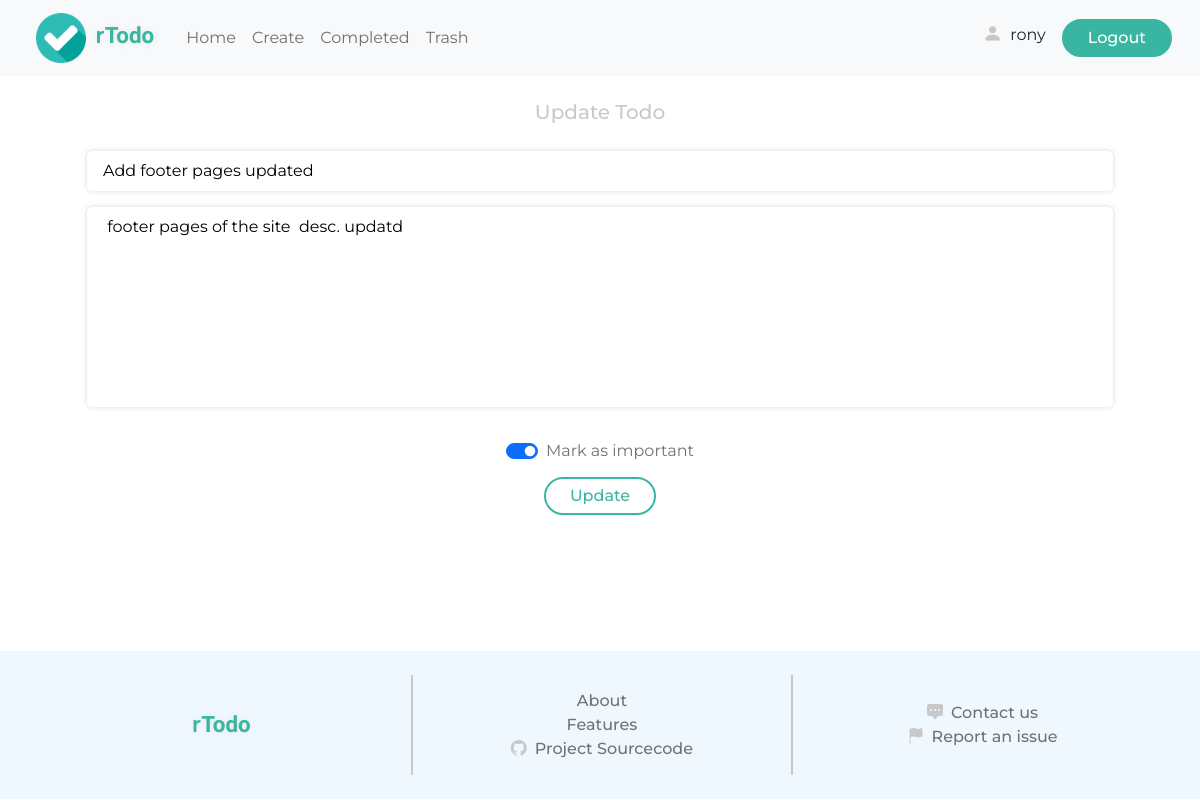
The app's page /edit/1 (signed in) with its own data.
### todo/models.py (models this page shows, shortened)
class Todo(models.Model):
    user = models.ForeignKey(User, on_delete=models.CASCADE)
    title = models.CharField(max_length=100)
    description = models.CharField(max_length=250, blank=True, null=True)
    added = models.DateTimeField(auto_now_add=True)
    completed = models.DateTimeField(blank=True, null=True)
    important = models.BooleanField(default=False)
    complete = models.BooleanField(default=False)
    trashed = models.BooleanField(default=False)

### todo/views.py (the view, shortened to what this page needs)
# urls.py: path('edit/<int:pk>', views.edit_todo, name="edit"),
@login_required
def edit_todo(request, pk):
    try:
        todo = Todo.objects.get(pk=pk)
    except Todo.DoesNotExist:
        return HttpResponse('Non existing todo cannot be updated')
    if request.method == "GET":
        if todo.user != request.user:
            return HttpResponse('Unauthorized')
        else:
            context = {}
            context['username'] = request.user.username
            context['todo'] = todo
            return render(request, 'todo/update.html', context=context)

### todo/templates/todo/update.html (shortened to what this page needs)
<!DOCTYPE html>
<html lang="en">
<head> {% load static %}
    <link href="https://cdn.jsdelivr.net/npm/bootstrap@5.2.0-beta1/dist/css/bootstrap.min.css" rel="stylesheet">
    <link rel="stylesheet" href="https://cdn.jsdelivr.net/npm/bootstrap-icons@1.8.3/font/bootstrap-icons.css">
    <link rel="stylesheet" href="{% static 'styles/style.css' %}">
</head>
<body>
    <header>
      <nav class="navbar navbar-expand-md bg-light">
          <div class="container-fluid">
            <a class="navbar-brand d-block ms-4 me-4" href="{% url 'home' %}">
                <img src="{% static 'images/checked.png' %}" alt="">
                <span class="site-title ms-1"> <span class="r">r</span>Todo</span>
            </a>
            <div class="collapse navbar-collapse" id="navbarSupportedContent">
              <ul class="navbar-nav me-auto mb-2 mb-lg-0">
                <li class="nav-item">
                  <a class="nav-link" aria-current="page" href="{% url 'todos' %}">Home</a>
                </li>
                <li class="nav-item">
                  <a class="nav-link" href="{% url 'create' %}">Create</a>
                </li>
                <li class="nav-item">
                  <a class="nav-link" href="{% url 'completed' %}">Completed</a>
                </li>
                <li class="nav-item">
                  <a class="nav-link" href="{% url 'trashed' %}">Trash</a>
                </li>
              </ul>
              <div class="d-flex account me-3">
                  <div class="profile me-3">
                      <i class="bi bi-person-fill me-1"></i>
                      <a href="{% url 'stats' %}">{{ username }}</a>
                  </div>
                  <form action="{% url 'logout' %}">
                      <input type="submit" value="Logout" class="btn-1">
                  </form>
              </div>
            </div>
          </div>
      </nav>
    </header>
    <div class="main-container">
      <div class="active-info">
        <div class="h5">Update Todo</div>
      </div>
      <div class="form-container">
        <form action="{% url 'edit' todo.id %}" method="POST"> {% csrf_token %}
          <input type="text" class="textinput" name="title" placeholder="Enter title" value="{{ todo.title }}">
          {% if todo.description %}
          <textarea name="description" class="textinput" placeholder="Todo description"> {{ todo.description }} </textarea>
          {% else %}
          <textarea name="description" class="textinput" placeholder="Todo description"></textarea>
          {% endif %}
          <div class="form-check form-switch">
            {% if todo.important %}
            <input class="form-check-input" name="important" type="checkbox" role="switch" id="flexSwitchCheckDefault" checked="">
            {% else %}
            <input class="form-check-input" name="important" type="checkbox" role="switch" id="flexSwitchCheckDefault">
            {% endif %}
            <label class="form-check-label" for="flexSwitchCheckDefault">Mark as important</label>
          </div>
          <input type="submit" value="Update" class="btn-2">
        </form>
      </div>
    </div>
    <footer>
        <div class="upper">
            <div class="col-1">
                <div class="site-title">
                    <span class="r">r</span>Todo
                </div>
            </div>
            <div class="vl"></div>
            <div class="col-2">
                <a href="#">About</a>
                <a href="#">Features</a>
                <a href="#"><i class="bi bi-github"></i>Project Sourcecode</a>
            </div>
            <div class="vl"></div>
            <div class="col-3">
                <a href="#"><i class="bi bi-chat-square-dots-fill"></i>Contact us</a>
                <a href="#"><i class="bi bi-flag-fill"></i>Report an issue</a>
            </div>
        </div>
    </footer>
</body>
</html>

### static/styles/style.css (style rules this page uses)
@media screen and (min-width: 768px) { body .main-container { margin: 1.5em 5%; } }
* { -webkit-box-sizing: border-box; box-sizing: border-box; font-family: 'Montserrat', sans-serif; }
body header .navbar .navbar-brand img { width: 50px; }
body header .navbar .account .profile i { color: #c7c7c7; font-size: 1.2rem; }
body header .navbar .account .profile a { text-decoration: none; color: inherit; }
body .main-container { min-height: calc(100vh - 273px); display: -webkit-box; display: -ms-flexbox; display: flex; -webkit-box-orient: vertical; -webkit-box-direction: normal; -ms-flex-direction: column; flex-direction: column; justify-items: center; -webkit-box-align: center; -ms-flex-align: center; align-items: center; color: #727272; }
body .main-container .active-info { margin-bottom: 1.2em; }
body .main-container .active-info .h5 { color: #c9c9c9; }
body .main-container .form-container { width: 95%; display: -webkit-box; display: -ms-flexbox; display: flex; -webkit-box-orient: horizontal; -webkit-box-direction: normal; -ms-flex-direction: row; flex-direction: row; justify-items: center; -webkit-box-align: center; -ms-flex-align: center; align-items: center; color: #727272; }
body .main-container .form-container form { width: 100%; display: -webkit-box; display: -ms-flexbox; display: flex; -webkit-box-orient: vertical; -webkit-box-direction: normal; -ms-flex-direction: column; flex-direction: column; justify-items: center; -webkit-box-align: center; -ms-flex-align: center; align-items: center; color: #727272; }
body .main-container .form-container form input, body .main-container .form-container form textarea { margin-bottom: 1em; }
body .main-container .form-container form textarea { min-height: 25vh; margin-bottom: 2em; }
body footer .upper { width: 100%; background-color: aliceblue; display: -webkit-box; display: -ms-flexbox; display: flex; -webkit-box-align: center; -ms-flex-align: center; align-items: center; -webkit-box-pack: space-evenly; -ms-flex-pack: space-evenly; justify-content: space-evenly; padding: 1.5em 2em; }
body footer .upper .col-1 { display: -webkit-box; display: -ms-flexbox; display: flex; -webkit-box-orient: vertical; -webkit-box-direction: normal; -ms-flex-direction: column; flex-direction: column; justify-items: center; -webkit-box-align: center; -ms-flex-align: center; align-items: center; color: #727272; width: 33.33%; }
body footer .upper .col-2, body footer .upper .col-3 { display: -webkit-box; display: -ms-flexbox; display: flex; -webkit-box-orient: vertical; -webkit-box-direction: normal; -ms-flex-direction: column; flex-direction: column; -webkit-box-align: center; -ms-flex-align: center; align-items: center; width: 33.33%; }
body footer .upper .col-2 a, body footer .upper .col-3 a { text-decoration: none; color: #727272; font-weight: 500; }
body footer .upper .col-2 i, body footer .upper .col-3 i { margin-right: 0.5em; color: #c9c9c9; }
body footer .upper .vl { height: 100px; border: 1px solid #c9c9c9; }
.site-title { font-weight: 600; font-family: 'Anek Latin', sans-serif; color: #38b6a1; font-size: 1.4rem; text-shadow: 0 0 5px rgba(224, 224, 224, 0.699); }
.btn-1 { padding: 0.3em 1.5em; background-color: #38b6a1; text-decoration: none; border: 0; color: white; font-weight: 500; border-radius: 30px; -webkit-transition: all 0.2s; transition: all 0.2s; border: 2px solid #38b6a1; }
.btn-2 { padding: 0.3em 1.5em; background-color: inherit; text-decoration: none; border: 2px solid #38b6a1; color: #38b6a1; font-weight: 500; border-radius: 30px; -webkit-transition: all 0.2s; transition: all 0.2s; }
.textinput { width: 100%; background-color: white; border-radius: 5px; border: 0; outline: none; -webkit-box-shadow: 0 0 5px rgba(128, 128, 128, 0.3); box-shadow: 0 0 5px rgba(128, 128, 128, 0.3); padding: 0.5em 1em; resize: none; -webkit-transition: 0.1s; transition: 0.1s; }

### records on screen
Todo: title "Add footer pages updated", description "footer pages of the site desc. updatd"

### other values on screen
{{ username }} "rony"
